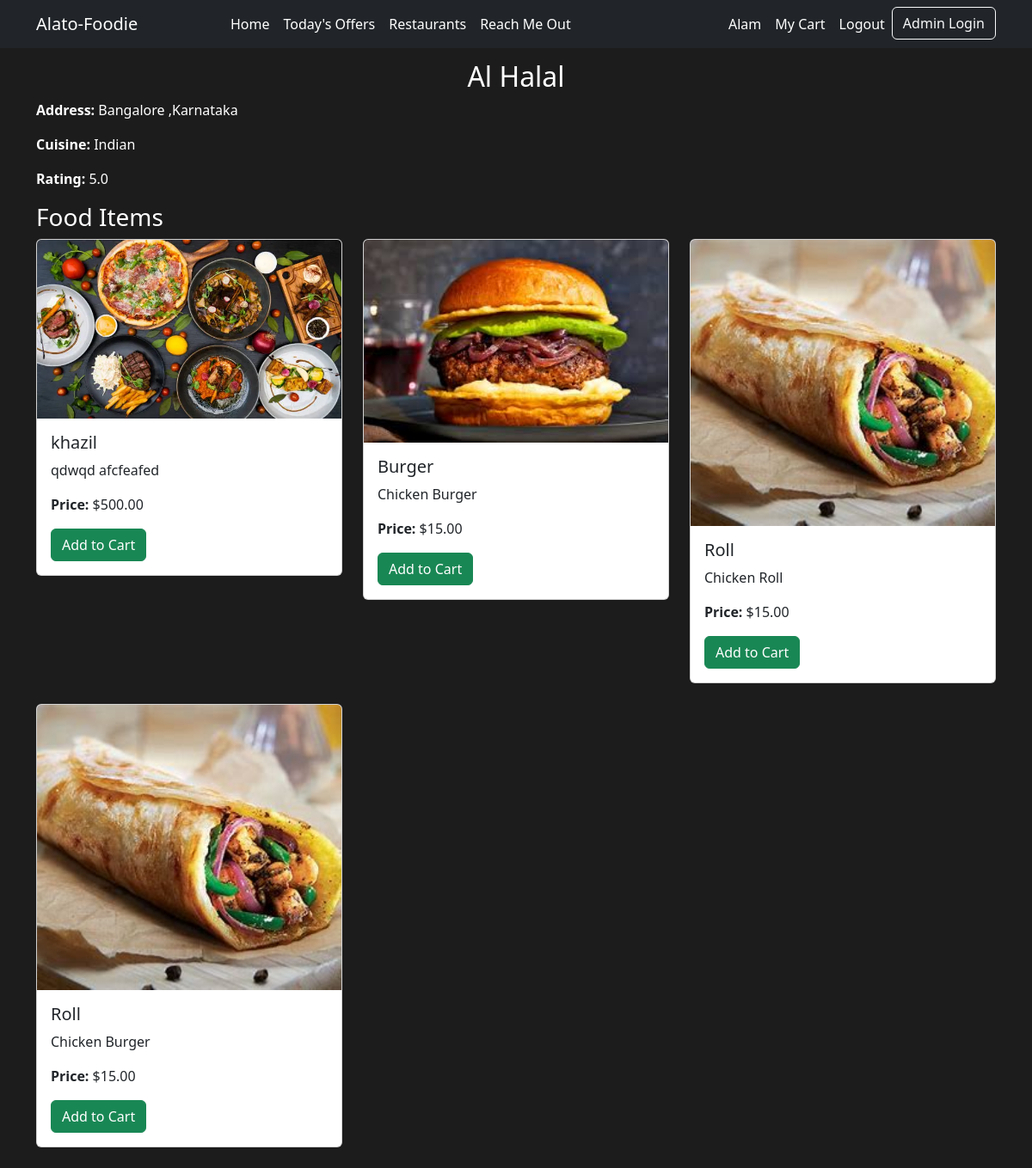
The page /restaurant/1/ (signed in) on the database its author committed.
### home/models.py (models this page shows, shortened)
class Restaurant(models.Model):
    name = models.CharField(max_length=100)
    address = models.TextField()
    cuisine = models.CharField(max_length=100)
    rating = models.DecimalField(max_digits=3, decimal_places=1)  # For ratings like 4.5
    image = models.ImageField(upload_to='restaurants/', blank=True, null=True)

class FoodItem(models.Model):
    restaurant = models.ForeignKey(Restaurant, related_name='food_items', on_delete=models.CASCADE)
    name = models.CharField(max_length=100)
    description = models.TextField()
    price = models.DecimalField(max_digits=6, decimal_places=2)
    image = models.ImageField(upload_to='food_items/', blank=True, null=True)

### home/views.py (the view)
# urls.py: path('restaurant/<int:pk>/', views.restaurant_detail, name='restaurant_detail'),
@login_required(login_url='customer_login')
def restaurant_detail(request, pk):
    restaurant = get_object_or_404(Restaurant, pk=pk)
    food_items = restaurant.food_items.all()
    return render(request, 'restaurant_detail.html', {'restaurant': restaurant, 'food_items': food_items})

### home/templates/restaurant_detail.html (shortened to what this page needs)
{% extends 'base.html' %}
{% block content %}
<div class="container mt-5">
    <h2 class="text-center">{{ restaurant.name }}</h2>
    <p><strong>Address:</strong> {{ restaurant.address }}</p>
    <p><strong>Cuisine:</strong> {{ restaurant.cuisine }}</p>
    <p><strong>Rating:</strong> {{ restaurant.rating }}</p>
    <h3>Food Items</h3>
    <div class="row">
        {% for food_item in food_items %}
        <div class="col-md-4">
            <div class="card mb-4">
                <img src="{{ food_item.image.url }}" class="card-img-top" alt="{{ food_item.name }}">
                <div class="card-body">
                    <h5 class="card-title">{{ food_item.name }}</h5>
                    <p class="card-text">{{ food_item.description }}</p>
                    <p class="card-text"><strong>Price:</strong> ${{ food_item.price }}</p>
                    <a href="{% url 'add_to_cart' food_item.pk %}" class="btn btn-success">Add to Cart</a>
                </div>
            </div>
        </div>
        {% endfor %}
    </div>
</div>
{% endblock %}

### templates/nav.html (shortened to what this page needs)
<nav class="navbar navbar-expand-lg navbar-dark bg-dark fixed-top">
    <div class="container">
        <a class="navbar-brand" href="{% url 'index' %}">Alato-Foodie</a>
        <div class="collapse navbar-collapse" id="navbarNav">
            <ul class="navbar-nav mx-auto">
                <li class="nav-item">
                    <a class="nav-link" href="{% url 'index' %}#home">Home</a>
                </li>
                <li class="nav-item">
                    <a class="nav-link" href="{% url 'index' %}#offers">Today's Offers</a>
                </li>
                <li class="nav-item">
                    <a class="nav-link" href="{% url 'index' %}#restaurants">Restaurants</a>
                </li>
                <li class="nav-item">
                    <a class="nav-link" href="{% url 'index' %}#contact">Reach Me Out</a>
                </li>
            </ul>
            <ul class="navbar-nav ms-auto">
                {% if user.is_authenticated %}
                    <li class="nav-item dropdown" id="profileDropdown">
                        <a class="nav-link" href="#" onclick="toggleDropdown()">{{user.username.title}}</a>
                    </li>
                    <li class="nav-item">
                        <a class="nav-link" href="{% url "cart" %}">My Cart</a>
                    </li>
                    <li class="nav-item">
                        <a class="nav-link" href="{% url 'customer_logout' %}">Logout</a>
                    </li>
                {% endif %}
                <li class="nav-item">
                    <a class="btn btn-outline-light" href="{% url 'admin_manager:admin_login' %}">Admin Login</a>
                </li>
            </ul>
        </div>
    </div>
</nav>

### static/css/index.css (style rules this page uses)
body { height: 100vh; color: white; background-color: rgb(29, 28, 28); }
.navbar { background-color: rgba(0, 0, 0, 0.7); }
.navbar-brand, .nav-link { color: white !important; }

### rows shown on the page
Restaurant: name "Al Halal", address "Bangalore ,Karnataka", cuisine "Indian", rating "5.0"
FoodItem: image (picture), name "khazil", description "qdwqd afcfeafed", price "500.00"
FoodItem: image (picture), name "Burger", description "Chicken Burger", price "15.00"
FoodItem: image (picture), name "Roll", description "Chicken Roll", price "15.00"
FoodItem: image (picture), name "Roll", description "Chicken Burger", price "15.00"

### other values the page prints
{{ user.username.title }} "Alam"
